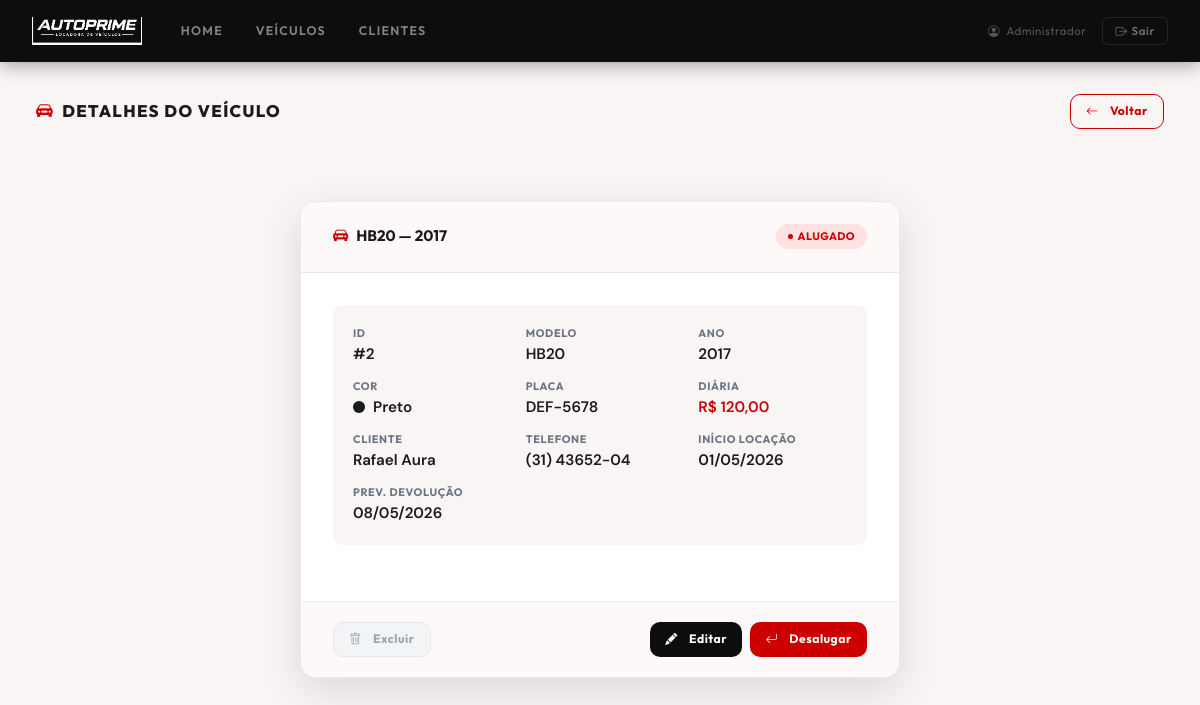
The page /exibir_veiculo.php?id=2 (signed in) on the database its author committed.
### tables this page shows
CREATE TABLE IF NOT EXISTS veiculos (
  id             INT AUTO_INCREMENT PRIMARY KEY,
  modelo         VARCHAR(100) NOT NULL,
  ano            YEAR         NOT NULL,
  cor            VARCHAR(60)  NOT NULL,
  cor_hex        VARCHAR(7)   DEFAULT '#cccccc',
  placa          VARCHAR(10)  DEFAULT NULL,
  diaria         DECIMAL(10,2) DEFAULT 120.00,
  status         ENUM('disponivel','alugado','manutencao') NOT NULL DEFAULT 'disponivel',
  cliente_id     INT          DEFAULT NULL,
  data_inicio    DATE         DEFAULT NULL,
  data_devolucao DATE         DEFAULT NULL,
  criado_em      TIMESTAMP DEFAULT CURRENT_TIMESTAMP,
  CONSTRAINT fk_veiculo_cliente
    FOREIGN KEY (cliente_id) REFERENCES clientes(id)
    ON DELETE SET NULL ON UPDATE CASCADE
);

CREATE TABLE IF NOT EXISTS clientes (
  id        INT AUTO_INCREMENT PRIMARY KEY,
  nome      VARCHAR(150) NOT NULL,
  telefone  VARCHAR(25)  DEFAULT NULL,
  email     VARCHAR(180) DEFAULT NULL,
  criado_em TIMESTAMP DEFAULT CURRENT_TIMESTAMP
);

### exibir_veiculo.php (the view, shortened to what this page needs)
<?php
require_once __DIR__ . '/includes/conexao.php';
require_once __DIR__ . '/includes/header.php';
$id = (int)($_GET['id'] ?? 0);
$stmt = $pdo->prepare("
    SELECT v.*, c.nome AS nome_cliente, c.telefone AS telefone_cliente, c.email AS email_cliente
    FROM veiculos v
    LEFT JOIN clientes c ON c.id = v.cliente_id
    WHERE v.id = ? LIMIT 1
");
$stmt->execute([$id]);
$v = $stmt->fetch();
$status_map = [
    'disponivel' => ['label' => 'Disponível', 'class' => 'ap-badge-green'],
    'alugado'    => ['label' => 'Alugado',    'class' => 'ap-badge-red'],
    'manutencao' => ['label' => 'Manutenção', 'class' => 'ap-badge-amber'],
];
$st = $status_map[$v['status']] ?? ['label' => ucfirst($v['status']), 'class' => 'ap-badge-green'];
?>
<div class="ap-page" style="padding-bottom:.5rem;">
  <div class="ap-section-header">
    <h1 class="ap-section-title">
      <i class="bi bi-car-front-fill me-2" style="color:var(--ap-red);"></i>Detalhes do Veículo
    </h1>
    <a href="veiculos.php" class="ap-btn ap-btn-outline ap-btn-sm">
      <i class="bi bi-arrow-left me-1"></i>Voltar
    </a>
  </div>
</div>
<div class="ap-modal-page">
  <div class="ap-form-card" style="max-width:600px;">
    <div class="ap-form-card-header">
      <div class="ap-form-card-title">
        <i class="bi bi-car-front-fill" style="color:var(--ap-red);"></i>
        <?= htmlspecialchars($v['modelo']) ?> — <?= $v['ano'] ?>
      </div>
      <span class="ap-badge <?= $st['class'] ?>"><?= $st['label'] ?></span>
    </div>
    <div class="ap-form-card-body">
      <div class="ap-vehicle-info" style="grid-template-columns:1fr 1fr 1fr;">
        <div><div class="vl">ID</div><div class="vv">#<?= $v['id'] ?></div></div>
        <div><div class="vl">Modelo</div><div class="vv"><?= htmlspecialchars($v['modelo']) ?></div></div>
        <div><div class="vl">Ano</div><div class="vv"><?= $v['ano'] ?></div></div>
        <div>
          <div class="vl">Cor</div>
          <div class="vv d-flex align-items-center gap-2">
            <span style="width:12px;height:12px;border-radius:50%;background:<?= htmlspecialchars($v['cor_hex'] ?? '#ccc') ?>;border:1px solid rgba(0,0,0,.15);flex-shrink:0;"></span>
            <?= htmlspecialchars($v['cor']) ?>
          </div>
        </div>
        <?php if (!empty($v['placa'])): ?>
        <div><div class="vl">Placa</div><div class="vv"><?= htmlspecialchars($v['placa']) ?></div></div>
        <?php endif; ?>
        <?php if (!empty($v['diaria'])): ?>
        <div>
          <div class="vl">Diária</div>
          <div class="vv" style="color:var(--ap-red);">R$ <?= number_format($v['diaria'], 2, ',', '.') ?></div>
        </div>
        <?php endif; ?>
        <?php if ($v['nome_cliente']): ?>
        <div><div class="vl">Cliente</div><div class="vv"><?= htmlspecialchars($v['nome_cliente']) ?></div></div>
        <div><div class="vl">Telefone</div><div class="vv"><?= htmlspecialchars($v['telefone_cliente'] ?? '—') ?></div></div>
        <?php endif; ?>
        <?php if ($v['data_inicio']): ?>
        <div><div class="vl">Início locação</div><div class="vv"><?= date('d/m/Y', strtotime($v['data_inicio'])) ?></div></div>
        <?php endif; ?>
        <?php if ($v['data_devolucao']): ?>
        <div><div class="vl">Prev. devolução</div><div class="vv"><?= date('d/m/Y', strtotime($v['data_devolucao'])) ?></div></div>
        <?php endif; ?>
      </div>
    </div>
    <div class="ap-form-card-footer" style="justify-content:space-between;flex-wrap:wrap;gap:.75rem;">
      <div>
        <?php if ($v['status'] !== 'alugado'): ?>
        <a href="exibir_veiculo.php?id=<?= $v['id'] ?>&acao=excluir"
           class="ap-btn ap-btn-sm"
           style="background:#fee2e2;color:var(--ap-red);border:1.5px solid #fca5a5;"
           onclick="return confirm('Tem certeza que deseja EXCLUIR o veículo <?= htmlspecialchars(addslashes($v['modelo'])) ?>? Esta ação não pode ser desfeita.')">
          <i class="bi bi-trash-fill me-1"></i>Excluir
        </a>
        <?php else: ?>
        <span class="ap-btn ap-btn-sm" style="background:#f3f4f6;color:var(--ap-gray-lt);cursor:not-allowed;border:1.5px solid var(--ap-border);" title="Não é possível excluir veículo alugado">
          <i class="bi bi-trash me-1"></i>Excluir
        </span>
        <?php endif; ?>
      </div>
      <div class="d-flex gap-2">
        <a href="editar_veiculo.php?id=<?= $v['id'] ?>" class="ap-btn ap-btn-black ap-btn-sm">
          <i class="bi bi-pencil-fill me-1"></i>Editar
        </a>
        <?php if ($v['status'] === 'disponivel'): ?>
          <a href="alugar.php?id=<?= $v['id'] ?>" class="ap-btn ap-btn-green ap-btn-sm">
            <i class="bi bi-key me-1"></i>Alugar
          </a>
        <?php elseif ($v['status'] === 'alugado'): ?>
          <a href="desalugar.php?id=<?= $v['id'] ?>" class="ap-btn ap-btn-red ap-btn-sm">
            <i class="bi bi-arrow-return-left me-1"></i>Desalugar
          </a>
        <?php endif; ?>
      </div>
    </div>
  </div>
</div>
<?php require_once __DIR__ . '/includes/footer.php'; ?>

### assets/css/autoprime.css (style rules this page uses)
:root { --ap-red: #cc0000; --ap-red-dark: #990000; --ap-red-light: #e63333; --ap-red-soft: rgba(204,0,0,.08); --ap-red-mid: rgba(204,0,0,.18); --ap-black: #0d0d0d; --ap-dark: #1a1a1a; --ap-gray: #6b7280; --ap-gray-lt: #9ca3af; --ap-border: #ede8e8; --ap-bg: #f9f5f5; --ap-bg-soft: #fdf9f9; --ap-white: #ffffff; --ap-green: #16a34a; --ap-amber: #d97706; --ap-radius: 10px; --ap-radius-lg: 16px; --ap-shadow: 0 4px 20px rgba(0,0,0,.07), 0 1px 4px rgba(0,0,0,.04); --ap-shadow-lg: 0 12px 40px rgba(0,0,0,.12); }
*, *::before, *::after { box-sizing: border-box; }
html { scroll-behavior: smooth; }
body { font-family: 'DM Sans', sans-serif; background: var(--ap-bg); color: var(--ap-dark); min-height: 100vh; }
h1,h2,h3,h4,h5,h6 { font-family: 'Outfit', sans-serif; }
.ap-btn { display: inline-flex; align-items: center; justify-content: center; gap: .45rem; padding: .72rem 1.4rem; border-radius: var(--ap-radius); font-family: 'Outfit', sans-serif; font-size: .82rem; font-weight: 700; letter-spacing: .04em; cursor: pointer; border: none; text-decoration: none; transition: all .2s; white-space: nowrap; }
.ap-btn-red { background: var(--ap-red); color: #fff; }
.ap-btn-black { background: var(--ap-black); color: #fff; }
.ap-btn-outline { background: transparent; color: var(--ap-red); border: 1.5px solid var(--ap-red); }
.ap-btn-sm { padding: .45rem .95rem; font-size: .76rem; }
.ap-page { padding: 2rem 2.25rem; max-width: 1280px; margin: 0 auto; }
.ap-section-header { display: flex; align-items: center; justify-content: space-between; margin-bottom: 1.5rem; }
.ap-section-title { font-family: 'Outfit', sans-serif; font-size: 1.05rem; font-weight: 800; letter-spacing: .08em; text-transform: uppercase; color: var(--ap-dark); margin: 0; }
.ap-badge { display: inline-flex; align-items: center; gap: .3rem; padding: .28rem .75rem; border-radius: 99px; font-family: 'Outfit', sans-serif; font-size: .68rem; font-weight: 700; letter-spacing: .04em; text-transform: uppercase; }
.ap-badge::before { content: ''; width: 5px; height: 5px; border-radius: 50%; background: currentColor; }
.ap-badge-red { background: #fee2e2; color: var(--ap-red); }
.ap-form-card { background: var(--ap-white); border-radius: var(--ap-radius-lg); box-shadow: var(--ap-shadow-lg); border: 1.5px solid var(--ap-border); overflow: hidden; max-width: 580px; }
.ap-form-card-header { padding: 1.4rem 2rem; border-bottom: 1px solid var(--ap-border); display: flex; align-items: center; justify-content: space-between; background: var(--ap-bg-soft); }
.ap-form-card-title { font-family: 'Outfit', sans-serif; font-size: .95rem; font-weight: 700; color: var(--ap-dark); display: flex; align-items: center; gap: .5rem; }
.ap-form-card-body { padding: 2rem; }
.ap-form-card-footer { padding: 1.25rem 2rem; border-top: 1px solid var(--ap-border); display: flex; justify-content: flex-end; gap: .75rem; background: var(--ap-bg-soft); }
.ap-vehicle-info { background: var(--ap-bg); border-radius: var(--ap-radius); padding: 1.25rem; display: grid; grid-template-columns: 1fr 1fr; gap: .75rem 1.5rem; margin-bottom: 1.5rem; }
.ap-vehicle-info .vl { font-size: .68rem; font-family: 'Outfit', sans-serif; font-weight: 700; text-transform: uppercase; letter-spacing: .06em; color: var(--ap-gray); margin-bottom: 2px; }
.ap-vehicle-info .vv { font-size: .95rem; font-weight: 600; color: var(--ap-dark); }
.ap-modal-page { min-height: calc(100vh - 62px); display: flex; align-items: flex-start; justify-content: center; padding: 2.5rem 1.5rem; }
.ap-modal-page .ap-form-card { width: 100%; max-width: 560px; animation: apSlideUp .35s ease; }

### rows shown on the page
veiculos: modelo "HB20", ano "2017", status "ALUGADO", id "2", cor "Preto", placa "DEF-5678", diaria "120,00", cliente.nome "Rafael Aura", cliente.telefone "(31) 43652-04", data_inicio "01/05/2026", data_devolucao "08/05/2026"

### other values the page prints
$_SESSION['usuario_nome'] "Administrador"
